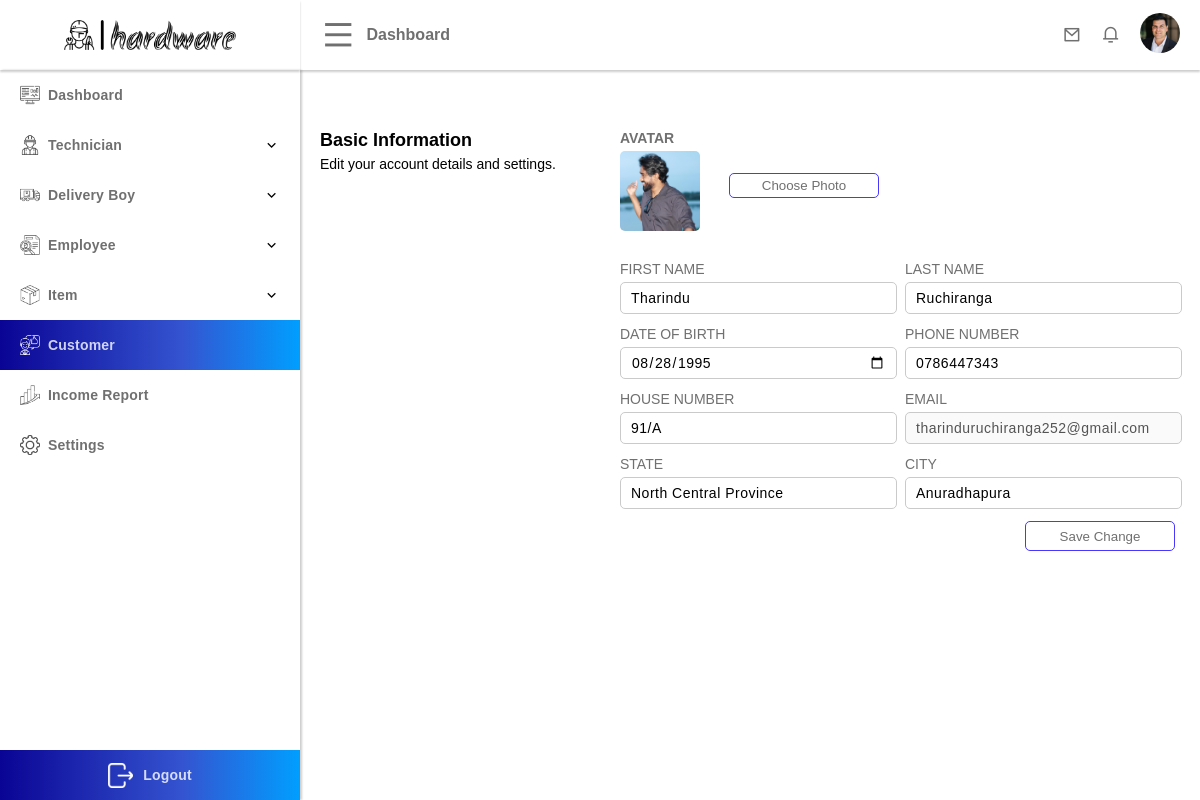
Screenshot of /public/admin/customer-view.php?user=2 (signed in) with the database file from the repository.
### tables this page shows
CREATE TABLE `user` (
  `user_id` int(50) NOT NULL,
  `first_name` varchar(100) NOT NULL,
  `last_name` varchar(100) NOT NULL,
  `email` varchar(200) NOT NULL,
  `phone_number` varchar(50) NOT NULL,
  `dob` varchar(255) NOT NULL,
  `house_no` varchar(50) NOT NULL,
  `state` varchar(50) NOT NULL,
  `city` varchar(50) NOT NULL,
  `account_type` varchar(50) NOT NULL,
  `profile_url` varchar(255) DEFAULT NULL,
  `password` varchar(255) NOT NULL,
  `security_question` int(11) DEFAULT NULL,
  `question_answer` varchar(255) DEFAULT NULL,
  `status` varchar(50) DEFAULT NULL,
  `activation_code` varchar(100) DEFAULT NULL,
  `latitude` varchar(50) DEFAULT NULL,
  `longitude` varchar(50) DEFAULT NULL
);

### template/user-data.php (called while the page is built, shortened)
<?php
if (isset($_SESSION['id'])) {
    if (!empty($_SESSION['id'])) {
        $user_user_id = $_SESSION['id'];
        $selectUserEmailQuery = "SELECT * FROM `user` WHERE `user_id`= '$user_user_id'";
        $resultUserEmail = $conn->query($selectUserEmailQuery);
        if ($resultUserEmail->num_rows > 0) {
            $userData = $resultUserEmail->fetch_assoc();
            $user_profile_url = $userData['profile_url'];
        }
    }
}

### public/admin/customer-view.php (the view, shortened to what this page needs)
<?php
include "../../config/database.php";
include "../../template/user-data.php";
$user_id = "";
if(isset($_GET['user'])){
    $user_id = $_GET['user'];
} else {
    header('location: customers.php');
}
$firstName = $lastName = $dob = $nicNumber = $phoneNumber = $email = $houseNumber = $state = $city = $password = $profileUrl = $nicImageUrl = "";
$selectUserQuery = "SELECT * FROM `user` WHERE `user_id` = $user_id";
$result = $conn->query($selectUserQuery);
if ($result->num_rows > 0) {
    $row = $result->fetch_assoc();
    $firstName = $row['first_name'];
    $lastName = $row['last_name'];
    $dob = $row['dob'];
    $phoneNumber = $row['phone_number'];
    $email = $row['email'];
    $houseNumber = $row['house_no'];
    $state = $row['state'];
    $city = $row['city'];
    $profileUrl = $row['profile_url'];
} else {
    header('location: customers.php');
}
?>
<!DOCTYPE html>
<html lang="en">
<head>
    <link rel="stylesheet" href="../assets/css/style.css">
    <link rel="stylesheet" href="../assets/css/dashboard-menu.css">
    <link rel="stylesheet" href="../assets/css/dashboard-nav.css">
    <link rel="stylesheet" href="../assets/css/dashboard-profile.css">
    <link rel="stylesheet" href="../assets/css/dashboard-review.css">
    <link rel="stylesheet" href="../assets/css/button.css">
    <link rel="stylesheet" href="../assets/css/card.css">
    <link rel="stylesheet" href="../assets/css/search.css">
    <link rel="stylesheet" href="../assets/css/input.css">
    <link rel="stylesheet" href="../assets/css/review.css">
    <link rel="stylesheet" href="../assets/css/stars.css">
    <link href="https://cdn.jsdelivr.net/npm/remixicon@4.0.0/fonts/remixicon.css" rel="stylesheet" />
</head>
<body>
    <div class="container">
        <?php
        include "../../template/dashboard-nav.php";
        ?>
        <aside class="active aside">
            <div class="menu">
            <?php
                include "../../template/dashboard-menu.php";
                ?>
                <div class="menu-content">
                    <div class="menu-links">
                        <div class="menu-link-button ">
                            <a href="./index.php">
                                <p><img src="../assets/images/ui/dashboard.png" alt="">Dashboard</p>
                            </a>
                        </div>
                        <div class="menu-link-button-2">
                            <div class="menu-link-button">
                                <p><img src="../assets/images/ui/booking.png" alt="">Technician</p>
                                <i class="ri-arrow-down-s-line"></i>
                            </div>
                        </div>
                        <div class="menu-link-button-2">
                            <div class="menu-link-button">
                                <p><img src="../assets/images/ui/delivery-boy.png" alt="">Delivery Boy</p>
                                <i class="ri-arrow-down-s-line"></i>
                            </div>
                        </div>
                        <div class="menu-link-button-2">
                            <div class="menu-link-button">
                                <p><img src="../assets/images/ui/employee.png" alt="">Employee</p>
                                <i class="ri-arrow-down-s-line"></i>
                            </div>
                        </div>
                        <div class="menu-link-button-2">
                            <div class="menu-link-button">
                                <p><img src="../assets/images/ui/item.png" alt="">Item</p>
                                <i class="ri-arrow-down-s-line"></i>
                            </div>
                        </div>
                        <div class="menu-link-button active">
                            <a href="./customers.php">
                                <p><img src="../assets/images/ui/customer.png" alt="">Customer</p>
                            </a>
                        </div>
                        <div class="menu-link-button">
                            <a href="./income.php">
                                <p><img src="../assets/images/ui/income.png" alt="">Income Report</p>
                            </a>
                        </div>
                        <div class="menu-link-button">
                            <a href="./settings.php">
                                <p><img src="../assets/images/ui/Settings.png" alt="">Settings</p>
                            </a>
                        </div>
                    </div>
                    <div class="menu-logout">
                        <a href="../logout.php">
                            <p><img src="../assets/images/ui/Exit.png" alt="">Logout</p>
                        </a>
                    </div>
                </div>
            </div>
        </aside>
        <section class="active section">
            <div class="content">
                <form class="profile" method="POST" enctype="multipart/form-data">
                    <div class="profile-content">
                        <div class="profile-content-1">
                            <h1>Basic Information</h1>
                            <p>Edit your account details and settings.</p>
                        </div>
                        <div class="profile-content-2">
                            <div class="profile-image">
                                <div class="profile-image-content-1">
                                    <h2>AVATAR</h2>
                                    <img src="../assets/images/customer/<?php echo $profileUrl ?>" alt="" id="preview-image">
                                </div>
                                <div class="profile-image-content-2">
                                    <input type="button" class="btn" value="Choose Photo" id="file-button" name="">
                                </div>
                            </div>
                            <div class="input-content">
                                <div class="input-two-content">
                                    <div class="input-two-content-1">
                                        <p>First Name</p>
                                        <input type="text" name="first_name" value="<?php echo $firstName ?>">
                                    </div>
                                    <div class="input-two-content-2">
                                        <p>Last Name</p>
                                        <input type="text" name="last_name" value="<?php echo $lastName ?>">
                                    </div>
                                </div>
                                <div class="input-two-content">
                                    <div class="input-two-content-1">
                                        <p>DATE OF BIRTH</p>
                                        <input type="date" name="dob" value="<?php echo $dob ?>">
                                    </div>
                                    <div class="input-two-content-2">
                                        <p>PHONE NUMBER</p>
                                        <input type="text" name="phone_number" value="<?php echo $phoneNumber ?>">
                                    </div>
                                </div>
                                <div class="input-two-content">
                                    <div class="input-two-content-1">
                                        <p>HOUSE NUMBER</p>
                                        <input type="text" name="house_number" value="<?php echo $houseNumber ?>">
                                    </div>
                                    <div class="input-two-content-2">
                                        <p>EMAIL</p>
                                        <input type="text" name="email" style="user-select: none;" value="<?php echo $email ?>" disabled>
                                    </div>
                                </div>
                                <div class="input-two-content">
                                    <div class="input-two-content-1">
                                        <p>STATE</p>
                                        <input type="text" name="state" value="<?php echo $state ?>">
                                    </div>
                                    <div class="input-two-content-2">
                                        <p>CITY</p>
                                        <input type="text" name="city" value="<?php echo $city ?>">
                                    </div>
                                </div>
                                <div class="right-button ">
                                    <input type="submit" value="Save Change" name="save_change">
                                </div>
                            </div>
                        </div>
                    </div>
                </form>
            </div>
        </section>
    </div>
</body>
</html>

### template/dashboard-nav.php (shortened to what this page needs)
<?php
$this_profile_url = "";
if(isset($_SESSION['id']) && isset($_SESSION['account_type'])){
    if ($_SESSION['account_type'] == "customer") {
        $this_profile_url = "../assets/images/customer/".$user_profile_url;
    } else if ($_SESSION['account_type'] == "cashier") {
        $this_profile_url = "../assets/images/cashier/".$user_profile_url;
    } else if ($_SESSION['account_type'] == "technician") {
        $this_profile_url = "../assets/images/technician/".$user_profile_url;
    } else if ($_SESSION['account_type'] == "delivery_boy") {
        $this_profile_url = "../assets/images/delivery-boy/".$user_profile_url;
    } else if ($_SESSION['account_type'] == "admin") {
        $this_profile_url = "../assets/images/admin/".$user_profile_url;
    } else if ($_SESSION['account_type'] == "technical_team") {
        $this_profile_url = "../assets/images/technical_team/".$user_profile_url;
    }
}
?>
<!DOCTYPE html>
<html lang="en">
<head>
</head>
<body>
    <nav class="active nav">
        <div class="nav-content">
            <div class="nav-content-1">
                <i class="ri-menu-line " id="dashboard-menu-icon"></i>
                <p>Dashboard</p>
            </div>
            <div class="nav-content-2">
                <a href="./message.php">
                    <i class="ri-mail-line"></i>
                </a>
                <a href="">
                    <i class="ri-notification-3-line"></i>
                </a>
                <a href="./settings.php">
                    <img src="<?php echo $this_profile_url?>" alt="">
                </a>
            </div>
        </div>
    </nav>
</body>
</html>

### public/assets/css/style.css (style rules this page uses)
* { margin: 0; padding: 0; text-decoration: none; }
:root { --main-color: linear-gradient(90deg, #0a0494 0%, #3454d1 61%, #009fff 100%); --second-color: rgb(77, 77, 255); --xxl-font-size: 40px; --large-font-size: 16px; --medium-font-size: 14px; --small-font-size: 12px; --main-font-family: sans-serif; --second-font-family: sans-serif; --text-color: #707070; --text-active-color: rgba(255, 255, 255, 0.8); --border: 1px solid rgb(202, 202, 202); }
.container { width: 100%; min-height: 100vh; display: flex; }
.content { width:calc(100% - 40px); margin: auto; }
nav { width: 100%; margin-left: 0; box-shadow: 0px 2px 2px rgba(0, 0, 0, 0.2); position: fixed; z-index: 5; background-color: white; transition: all .5s ease; }
nav.active { width: calc(100% - 300px); margin-left: 300px; }
section { width: 100%; margin-left: 0; min-height: calc(100vh - 70px); margin-top: 70px; transition: all .5s ease; position: relative; z-index: 1; }
section.active { width: calc(100% - 300px); margin-left: 300px; }
aside { width: 300px; height: 100vh; background-color: rgb(255, 255, 255); position: fixed; top: 0px; left: -300px; z-index: 5; transition: all .5s ease; }
aside.active { left: 0; }

### public/assets/css/dashboard-menu.css (style rules this page uses)
:root { --menu-list-height: 50px; }
.menu { width: 100%; height: 100%; }
.menu-content { width: 100%; height: calc(100% - 70px); position: relative; box-shadow: 2px 0 2px rgba(0, 0, 0, 0.2); }
.menu-links { width: 100%; height: calc(100% - var(--menu-list-height)); overflow: auto; }
.menu-link-button { width: 100%; height: var(--menu-list-height); position: relative; display: flex; align-items: center; cursor: pointer; }
.menu-link-button a { display: flex; width: 100%; height: 100%; align-items: center; }
.menu-link-button p { font-family: var(--main-font-family); font-size: var(--medium-font-size); margin-left: 20px; color: var(--text-color); font-weight: 600; letter-spacing: 0.2px; user-select: none; display: flex; align-items: center; }
.menu-link-button img { width: 20px; margin-right: 8px; opacity: 70%; }
.menu-link-button.active { background: var(--main-color); }
.menu-link-button.active img { filter: invert(100%); opacity: 100%; }
.menu-link-button.active p { color: var(--text-active-color); }
.menu-link-button i { position: absolute; right: 20px; }
.menu-logout { width: 100%; height: var(--menu-list-height); background: var(--main-color); display: flex; align-items: center; justify-content: center; }
.menu-logout a { display: flex; width: 100%; height: 100%; align-items: center; justify-content: center; }
.menu-logout p { display: flex; align-items: center; color: var(--text-active-color); font-family: var(--main-font-family); font-size: var(--medium-font-size); font-weight: 600; letter-spacing: 0.2px; user-select: none; }
.menu-logout img { width: 25px; margin-right: 10px; filter: invert(100%); }

### public/assets/css/dashboard-nav.css (style rules this page uses)
.nav-content { width: calc(100%); margin: auto; display: flex; }
.nav-content-1 { width: calc((100% / 2) - 20px); height: 70px; display: flex; align-items: center; padding: 0 20px; }
.nav-content-1 i { font-size: 35px; color: var(--text-color); cursor: pointer; }
.nav-content-1 p { font-size: var(--large-font-size); margin-left: 10px; font-weight: 600; font-family: var(--main-font-family); color: var(--text-color); user-select: none; }
.nav-content-2 { width: calc((100% / 2) - 20px); height: 70px; display: flex; align-items: center; justify-content: right; padding: 0 20px; }
.nav-content-2 img { width: 40px; height: 40px; border-radius: 50%; cursor: pointer; object-fit: cover; }
.nav-content-2 a { margin-left: 20px; }
.nav-content-2 a:first-child { margin-left: 0px; }
.nav-content-2 i { color: var(--text-color); font-size: 18px; }

### public/assets/css/dashboard-profile.css (style rules this page uses)
.profile { width: 100%; padding: 60px 0; }
.profile-content { width: 100%; display: flex; }
.profile-content-1 { width: calc(300px); }
.profile-content-1 h1 { font-family: var(--main-font-family); font-size:18px; }
.profile-content-1 p { font-family: var(--main-font-family); font-size: var(--medium-font-size); margin-top: 5px; }
.profile-content-2 { width: calc(100% - 300px); }
.profile-image { width: 100%; display: flex; align-items: center; margin-bottom: 20px; }
.profile-image-content-2 { margin-left: 20px; }
.profile-image h2 { font-family: var(--main-font-family); font-size: var(--medium-font-size); color: var(--text-color); }
.profile-image img { width: 80px; height: 80px; object-fit: cover; margin-top: 5px; border-radius: 5px; }
.profile-image input { height: 25px !important; }

### rows the page displays
user: profile_url (picture)
user: profile_url (picture), first_name "Tharindu", last_name "Ruchiranga", dob "08/28/1995", phone_number "0786447343", house_number "91/A", email "tharinduruchiranga252@gmail.com", state "North Central Province", city "Anuradhapura"
